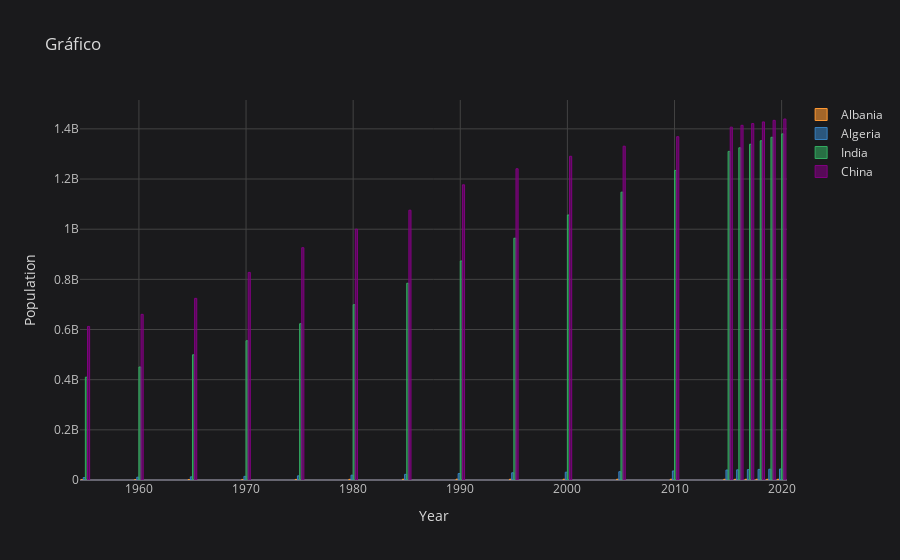

The cell this chart's notebook holds for it:
### Code cell
# Gráfico de barras
data[['Albania','Algeria','India', 'China']].iplot(kind="bar", xTitle="Year", yTitle="Population", title="Gráfico")

### Figure 1 — Plotly figure (JSON) as saved in the notebook; plotly's stock layout.template omitted (floating-point values rounded to 4 significant figures)
{"data": [{"marker": {"color": "rgba(255, 153, 51, 0.6)", "line": {"color": "rgba(255, 153, 51, 1.0)", "width": 1}}, "name": "Albania", "orientation": "v", "text": "", "type": "bar", "x": [1955, 1960, 1965, 1970, 1975, 1980, 1985, 1990, 1995, 2000, 2005, 2010, 2015, 2016, 2017, 2018, 2019, 2020], "y": [1419994, 1636090, 1896171, 2150707, 2411732, 2682690, 2969672, 3286073, 3112936, 3129243, 3086810, 2948023, 2890513, 2886438, 2884169, 2882740, 2880917, 2877797]}, {"marker": {"color": "rgba(55, 128, 191, 0.6)", "line": {"color": "rgba(55, 128, 191, 1.0)", "width": 1}}, "name": "Algeria", "orientation": "v", "text": "", "type": "bar", "x": [1955, 1960, 1965, 1970, 1975, 1980, 1985, 1990, 1995, 2000, 2005, 2010, 2015, 2016, 2017, 2018, 2019, 2020], "y": [9774283, 11057863, 12550885, 14464985, 16607707, 19221665, 22431502, 25758869, 28757785, 31042235, 33149724, 35977455, 39728025, 40551392, 41389189, 42228408, 43053054, 43851044]}, {"marker": {"color": "rgba(50, 171, 96, 0.6)", "line": {"color": "rgba(50, 171, 96, 1.0)", "width": 1}}, "name": "India", "orientation": "v", "text": "", "type": "bar", "x": [1955, 1960, 1965, 1970, 1975, 1980, 1985, 1990, 1995, 2000, 2005, 2010, 2015, 2016, 2017, 2018, 2019, 2020], "y": [409880595, 450547679, 499123324, 555189792, 623102897, 698952844, 784360008, 873277798, 963922588, 1056575549, 1147609927, 1234281170, 1310152403, 1324517249, 1338676785, 1352642280, 1366417754, 1380004385]}, {"marker": {"color": "rgba(128, 0, 128, 0.6)", "line": {"color": "rgba(128, 0, 128, 1.0)", "width": 1}}, "name": "China", "orientation": "v", "text": "", "type": "bar", "x": [1955, 1960, 1965, 1970, 1975, 1980, 1985, 1990, 1995, 2000, 2005, 2010, 2015, 2016, 2017, 2018, 2019, 2020], "y": [612241554, 660408056, 724218968, 827601394, 926240885, 1000089235, 1075589361, 1176883674, 1240920535, 1290550765, 1330776380, 1368810615, 1406847870, 1414049351, 1421021791, 1427647786, 1433783686, 1439323776]}], "layout": {"autosize": true, "legend": {"bgcolor": "#1A1A1C", "font": {"color": "#D9D9D9"}}, "paper_bgcolor": "#1A1A1C", "plot_bgcolor": "#1A1A1C", "title": {"font": {"color": "#D9D9D9"}, "text": "Gráfico"}, "xaxis": {"autorange": true, "gridcolor": "#434343", "range": [1954.0, 2020.0], "showgrid": true, "tickfont": {"color": "#C2C2C2"}, "title": {"font": {"color": "#D9D9D9"}, "text": "Year"}, "type": "linear", "zerolinecolor": "#666570"}, "yaxis": {"autorange": true, "gridcolor": "#434343", "range": [0, 1515000000.0], "showgrid": true, "tickfont": {"color": "#C2C2C2"}, "title": {"font": {"color": "#D9D9D9"}, "text": "Population"}, "type": "linear", "zerolinecolor": "#666570"}}}
